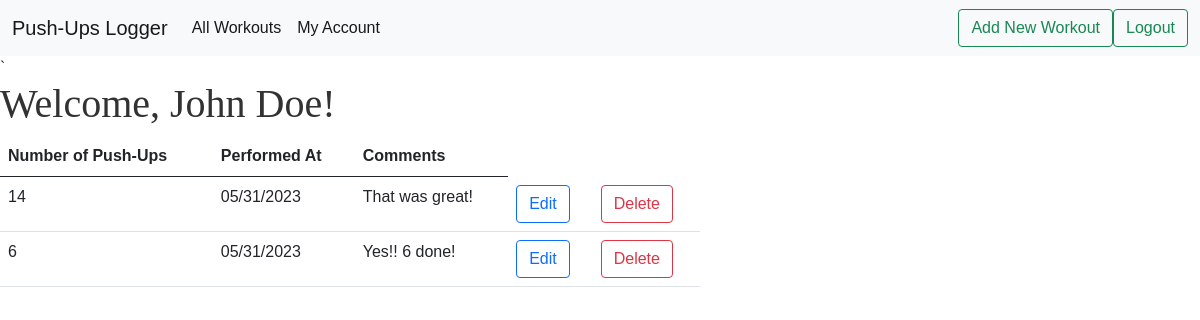
Page /all (signed in) on the earlier database version.
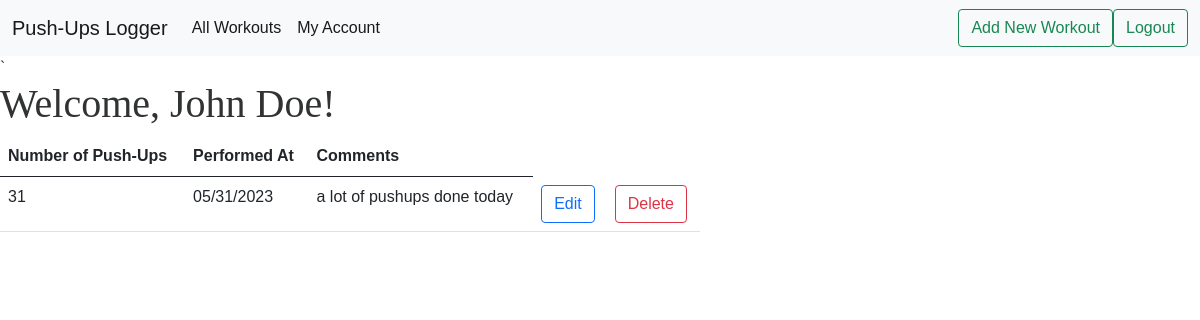
Same page on the later database version.
### models.py (models this page shows)
class User(db.Model, UserMixin):
    id = db.Column(db.Integer, primary_key=True)
    name = db.Column(db.String(100))
    email = db.Column(db.String(100), unique=True)
    password = db.Column(db.String(100))
    workouts = db.relationship('Workout',backref='author',lazy=True)

class Workout(db.Model):
    id = db.Column(db.Integer, primary_key=True)
    pushups = db.Column(db.Integer, nullable=False)
    date_posted = db.Column(db.DateTime, nullable=False, default=datetime.utcnow)
    comment = db.Column(db.Text, nullable=False)
    user_id = db.Column(db.Integer, db.ForeignKey('user.id'), nullable=False)

### main.py (the view)
@main.route('/all')
@login_required
def user_workouts():
    user = User.query.filter_by(email=current_user.email).first_or_404()
    workouts = user.workouts
    return render_template('all_workouts.html', workouts=workouts, user=user)

### __init__.py (called while the page is built)
def create_app():
    app = Flask(__name__)
    app.config['SECRET_KEY'] = 'secret-key'
    app.config['SQLALCHEMY_DATABASE_URI'] = 'sqlite:///db.sqlite'
    app.config['SQLALCHEMY_TRACK_MODIFICATIONS'] = False
    db.init_app(app)
    login_manager = LoginManager()
    login_manager.login_view = 'auth.login'
    login_manager.init_app(app)
    from .models import User
    @login_manager.user_loader
    def load_user(user_id):
        return User.query.get(int(user_id))
    from .main import main as main_blueprint
    app.register_blueprint(main_blueprint)
    from .auth import auth as auth_blueprint
    app.register_blueprint(auth_blueprint)
    return app

### templates/all_workouts.html
{% extends 'base.html' %} {% block head %} {{ super() }}
<link rel="stylesheet" href="{{ url_for('static',filename='extended_beauty.css') }}">
{% endblock %}
{% block content %}
<h1>
    Welcome, {{ user.name }}!
</h1>
<div>
    <table class="table table-hover" style="width: 700px;">
        <thead class="thead-dark">
            <tr>
                <th scope="col">Number of Push-Ups</th>
                <th scope="col">Performed At</th>
                <th scope="col">Comments</th>
            </tr>
        </thead>
        <tbody>
            {% for workout in workouts %}
            <tr>
                <td>{{ workout.pushups }}</td>
                <td>{{ workout.date_posted.strftime('%m/%d/%Y') }}</td>
                <td>{{ workout.comment }}</td>
                <td>
                    <a href="{{ url_for('main.update_workout', workout_id=workout.id) }}"
                        class="btn btn-outline-primary" role="button">
                        Edit
                    </a>
                </td>
                <td>
                    <a href="{{ url_for('main.delete_workout', workout_id=workout.id) }}"
                    class="btn btn-outline-danger" role="button">
                        Delete
                    </a>
                </td>
            </tr>
            {% endfor %}
        </tbody>
    </table>
</div>
{% endblock %}

### templates/base.html (shortened to what this page needs)
<!doctype html>
<html lang="en">
<head>
    {% block head %}
    <link href="https://cdn.jsdelivr.net/npm/bootstrap@5.0.2/dist/css/bootstrap.min.css" rel="stylesheet"
>
    <link rel="stylesheet" href="{{ url_for('static',filename='beauty.css') }}">
    {% endblock %}
</head>
<body>
    <nav class="navbar navbar-expand-lg navbar-light bg-light">
        <div class="container-fluid">
            <a class="navbar-brand" href="{{ url_for('main.index') }}">Push-Ups Logger</a>
            <div class="collapse navbar-collapse" id="navbarSupportedContent">
                <ul class="navbar-nav me-auto mb-2 mb-lg-0">
                    <li class="nav-item">
                        <a class="nav-link active" aria-current="page" href="{{ url_for('main.user_workouts') }}">All
                            Workouts</a>
                    </li>
                    <li class="nav-item">
                        <a class="nav-link active" aria-current="page" href="{{ url_for('main.profile') }}">My
                            Account</a>
                    </li>
                </ul>
                <form class="d-flex">
                    {% if current_user.is_authenticated %}
                    <a href="{{ url_for('main.new_workout') }}" class="btn btn-outline-success" type="submit">Add New Workout</a>
                    {% endif %}  {% if current_user.is_authenticated %}
                    <a href="{{ url_for('auth.logout') }}" class="btn btn-outline-success" type="submit">Logout</a>
                    {% endif %}
                </form>
            </div>
        </div>
    </nav>`
    {% block content %} {% endblock %}
</body>
</html>

### static/beauty.css (style rules this page uses)
body { color: rgb(49, 50, 50); font-size: medium; font-family: 'Gill Sans', 'Gill Sans MT', Calibri, 'Trebuchet MS', sans-serif; }

### static/extended_beauty.css (style rules this page uses)
h1, h2, h4, p { font-family: "Arvo", serif; }

Differences in the rows shown:
removed Workout: pushups "6", date_posted "05/31/2023", comment "Yes!! 6 done!"
changed Workout: pushups "14" → "31"; comment "That was great!" → "a lot of pushups done today"
